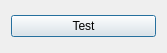
<?xml version="1.0" encoding="UTF-8"?>
<ui version="4.0">
 <class>WidgetHelloWorld</class>
 <widget class="QDialog" name="WidgetHelloWorld">
  <property name="geometry">
   <rect>
    <x>0</x>
    <y>0</y>
    <width>167</width>
    <height>53</height>
   </rect>
  </property>
  <property name="windowTitle">
   <string>Dialog</string>
  </property>
  <layout class="QVBoxLayout" name="verticalLayout">
   <item>
    <widget class="QPushButton" name="btn_test">
     <property name="text">
      <string>Test</string>
     </property>
    </widget>
   </item>
  </layout>
 </widget>
 <resources>
  <include location="osketchpro_plugin_helloworld.qrc"/>
 </resources>
 <connections/>
</ui>
